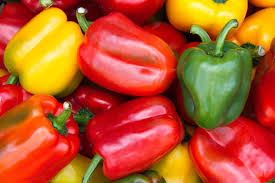
%> input picture basic-histogram/pepper2.jpg, 275 x 183 px
$ octave final_code.m   (GNU Octave 9; MATLAB toolbox functions it lacks are replaced by stand-ins)
%> lines starting %> are read from the running program, lines starting %| are printed output that depends on the picture; in (x1, y1, x2, y2) boxes, pixels count from 0 and x2, y2 are one past the last pixel; in counts of white or black regions, pixels touching at a corner belong together; the program's own positions count from 1
% Basic Image Processing steps
% Muhammad Hafizuddin Bin Redzuan
% 27 June 2020

% Read original image
original = imread('pepper2.jpg');
%> original is the input picture: size 183x275x3 uint8; mean R, G, B 186.5, 87.8, 40.9

%<-------------------------------RGB--------------------------------->

%Split into RGB Channels
Red = original(:,:,1);
Green = original(:,:,2);
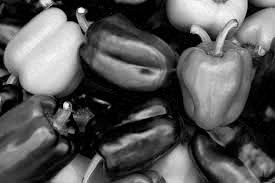
%> Green: size 183x275 uint8; min 0, max 255, mean 87.8
Blue = original(:,:,3);
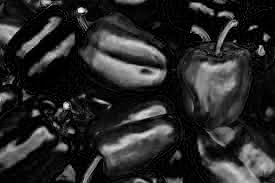
%> Blue: size 183x275 uint8; min 0, max 255, mean 40.9

%Get histValues for each channel
[yRed, x] = imhist(Red);
%> yRed = 256 values, max 5136 at index 256, min 3 at index 3, mean 196.6; x = 256 values from 0 to 255
[yGreen, x] = imhist(Green);
%> yGreen = 256 values, max 3282 at index 1, min 0 at index 252, mean 196.6
[yBlue, x] = imhist(Blue);
%> yBlue = 256 values, max 6068 at index 1, min 0 at index 218, mean 196.6

%Plot them together in one plot
figure
subplot(2,1,1), imshow(original), title('RGB');
subplot(2,1,2), plot(x, yRed, 'Red', x, yGreen, 'Green', x, yBlue, 'Blue');
%> (this line was passed over: plot is not available in this run)
impixelinfo;

%<-------------------------------BW--------------------------------->

% Convert image into black & White
bw = im2bw(original);
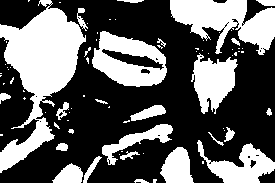
%> bw: size 183x275 logical; 37.7% white; 76 white regions (50 under 20 px), largest, box (x1, y1, x2, y2) and area: (0, 0, 86, 173) 6397, (170, 0, 275, 55) 3261, (92, 31, 167, 87) 2429
figure
subplot(2,1,1), imshow(bw), title('Black & White');
subplot(2,1,2), imhist(bw);
impixelinfo;
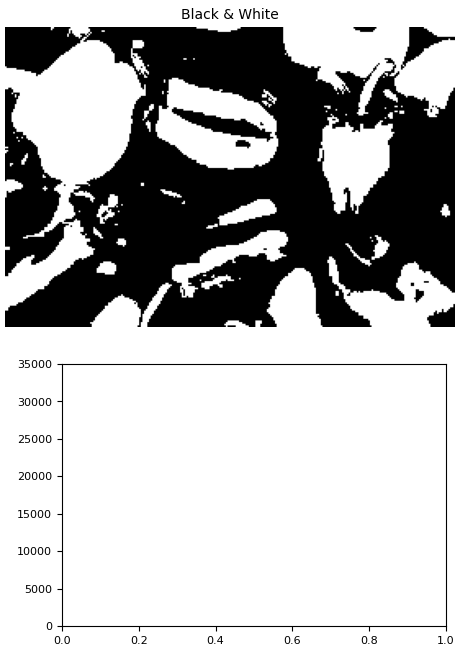
%> figure redrawn from the program's plot data, 2 panels


%<-------------------------------Gray--------------------------------->

% Convert image into Gray image
gray = rgb2gray(original);
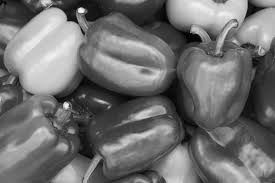
%> gray: size 183x275 uint8; min 1, max 249, mean 112
figure
subplot(2,1,1), imshow(gray), title('Gray');
subplot(2,1,2), imhist(gray);
impixelinfo;
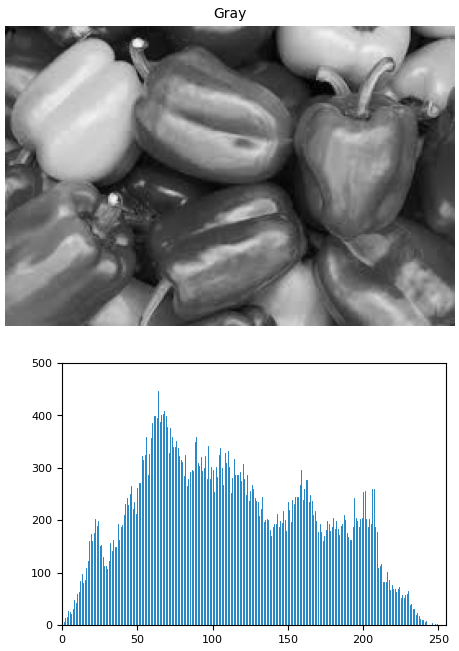
%> figure redrawn from the program's plot data, 2 panels


%<------------------------------Organized-------------------------------->

% Organize the display
figure
subplot(2,3,1), imshow(original), title('RGB');
subplot(2,3,4), plot(x, yRed, 'Red', x, yGreen, 'Green', x, yBlue, 'Blue');
%> (this line was passed over: plot is not available in this run)

subplot(2,3,2), imshow(bw), title('B & W');
subplot(2,3,5), imhist(bw);

subplot(2,3,3), imshow(gray), title('Gray');
subplot(2,3,6), imhist(gray);
impixelinfo;
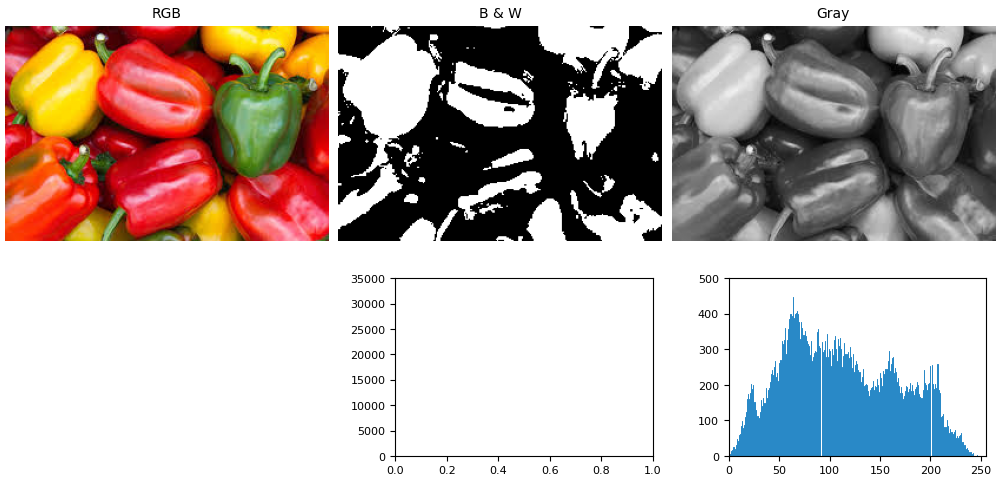
%> figure redrawn from the program's plot data, 5 panels
